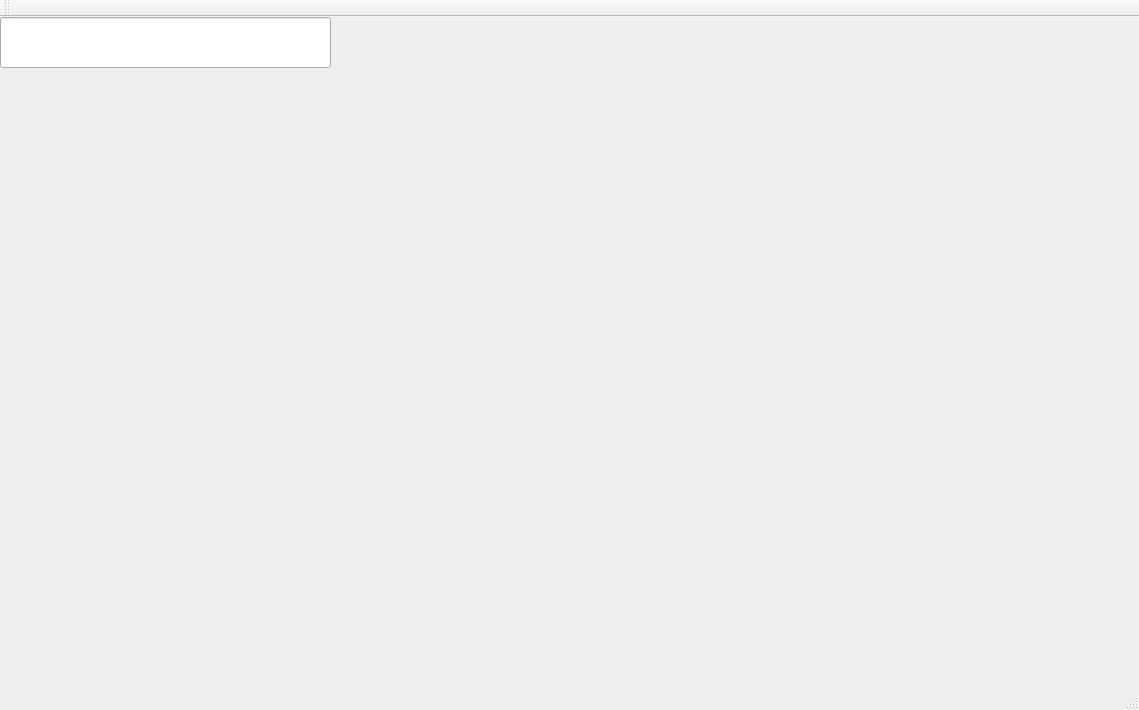
<?xml version="1.0" encoding="UTF-8"?>
<ui version="4.0">
 <class>MainWindow</class>
 <widget class="QMainWindow" name="MainWindow">
  <property name="geometry">
   <rect>
    <x>0</x>
    <y>0</y>
    <width>1139</width>
    <height>710</height>
   </rect>
  </property>
  <property name="windowTitle">
   <string>MainWindow</string>
  </property>
  <widget class="QWidget" name="centralWidget">
   <widget class="QLineEdit" name="lineEdit_RecResult">
    <property name="geometry">
     <rect>
      <x>0</x>
      <y>0</y>
      <width>331</width>
      <height>51</height>
     </rect>
    </property>
   </widget>
  </widget>
  <widget class="QMenuBar" name="menuBar">
   <property name="geometry">
    <rect>
     <x>0</x>
     <y>0</y>
     <width>1139</width>
     <height>26</height>
    </rect>
   </property>
  </widget>
  <widget class="QToolBar" name="mainToolBar">
   <attribute name="toolBarArea">
    <enum>TopToolBarArea</enum>
   </attribute>
   <attribute name="toolBarBreak">
    <bool>false</bool>
   </attribute>
  </widget>
  <widget class="QStatusBar" name="statusBar"/>
 </widget>
 <layoutdefault spacing="6" margin="11"/>
 <resources/>
 <connections/>
</ui>
